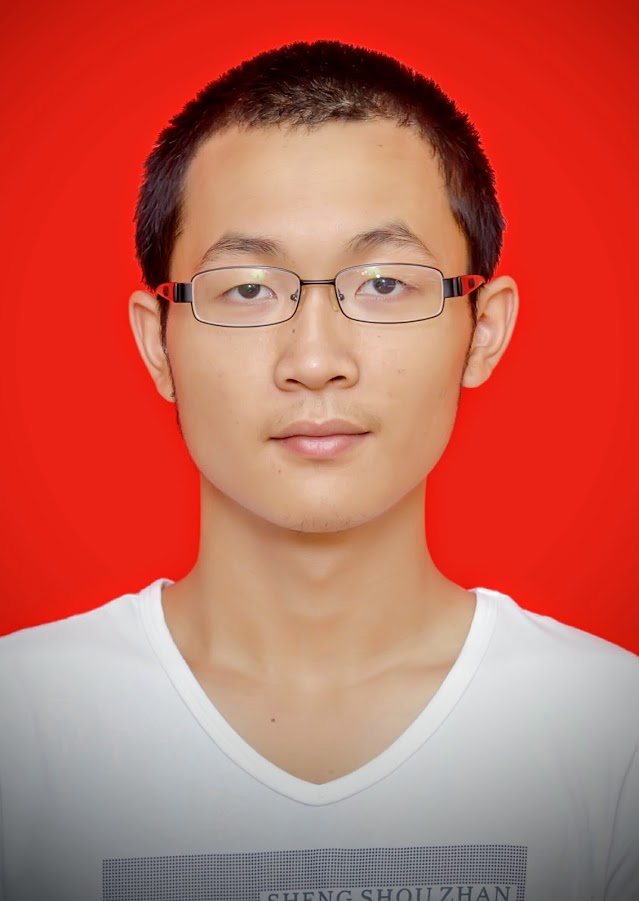
#> input picture playground/test4.jpg, 639 x 901 px
$ python iamgeTraslate.py
#> lines starting #> are read from the running program, lines starting #| are printed output that depends on the picture
import sys, random, argparse
import math
import numpy
from PIL import Image

def getAverageL(image):
    im =numpy.array(image)
    w,h = im.shape
    return numpy.average(im.reshape(w*h))

def convertImageToAscii(filename, col, scale):
#> called with filename = 'test4.jpg', col = 100, scale = 0.43
    image = Image.open(filename).convert('L')
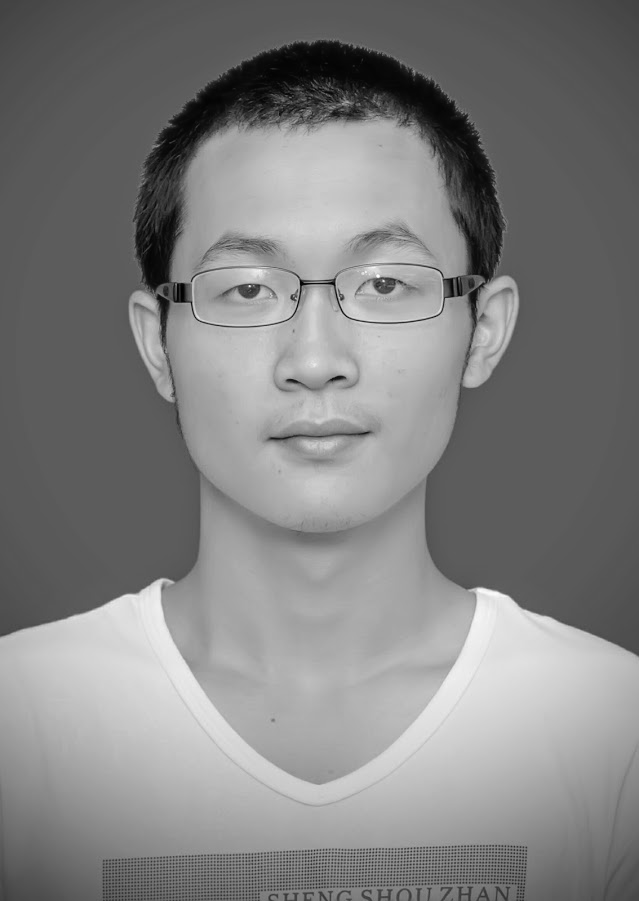
#> image: PIL image 639x901 L; min 1, max 253, mean 128.8
    W = image.size[0]
#> W = 639
    H = image.size[1]
#> H = 901
    w = W / col
#> w = 6.39
    h = w / scale
#> h = 14.86
    rows = int(H / h)
#> rows = 60

    aimg = []

    for j in range(rows):
        y1 = int(j * h)
        y2 = int((j + 1) * h)
        if j == rows - 1:
            y2 = H

        aimg.append("")
        for i in range(col):
            x1 = int(i * w)
            x2 = int((i + 1) * w)
            if i == col - 1:
                x2 = W

            img = image.crop((x1, y1, x2, y2))
            avg = int(getAverageL(img))
            gsval = gscale[int((avg*9)/255)]
            aimg[j] = aimg[j] + gsval
    return aimg


gscale = "$@B%8&WM#*oahkbdpqwmZO0QLCJUYXzcvunxrjft/\|()1{}[]?-_+~<>i!lI;:,\"^`'. "
col = 100
scale = 0.43

image = convertImageToAscii('test4.jpg', col, scale)

for row in image:
    print(row)
#> this loop made 60 passes
#| BBBBBBBBBBBBBBBBBBBBBBBBBBB%%%%%%%%%%%%%%%%%%%%%%%%%%%%%%%%%%%%%%%%%%%%%%%BBBBBBBBBBBBBBBBBBBBBBBBBB
#| BBBBBBBBBBBBBBBBBBBBBB%%%%%%%%%%%%%%%%%%%%%%%%%%%%%%%%%%%%%%%%%%%%%%%%%%%%%%%%BBBBBBBBBBBBBBBBBBBBBB
#| BBBBBBBBBBBBBBBBBB%%%%%%%%%%%%%%%%%%%%%%%%%%%%%%%%BBB%%%%%%%%%%%%%%%%%%%%%%%%%%%%%BBBBBBBBBBBBBBBBBB
#| BBBBBBBBBBBBBBB%%%%%%%%%%%%%%%%%%%%%%%%%BB@@@$$$$$$$$$$@@@BBB%%%%%%%%%%%%%%%%%%%%%%%%BBBBBBBBBBBBBBB
#| BBBBBBBBBBBB%%%%%%%%%%%%%%%%%%%%%%%%BB@$$$$$$$$$$$$$$$$$$$$$$$@B%%%%%%%%%%%%%%%%%%%%%%%%BBBBBBBBBBBB
#| BBBBBBBBB%%%%%%%%%%%%%%%%%%%%%%%BB@$$$$$$$$$$$$$$@@@$$$$$$$$$$$$$$@BB%%%%%%%%%%%%%%%%%%%%%%BBBBBBBBB
#| BBBBBBB%%%%%%%%%%%%%%%%%%%%%%%B@$$$$$$$$$$@@@@@B@@@@@BB@@@@@@@$$$$$$$@B%%%%%%%%%%%%%%%%%%%%%%BBBBBBB
#| BBBBB%%%%%%%%%%%%%%%%%%%%%%%B$$$$$$@@@@@@@BBB@BBBBB%BBB@B%%%%%B@@@$$$$$@B%%%%%%%%%%%%%%%%%%%%%%BBBBB
#> (further printed lines are left out)
pass

$ run again, with playground/test2.jpg copied over playground/test4.jpg
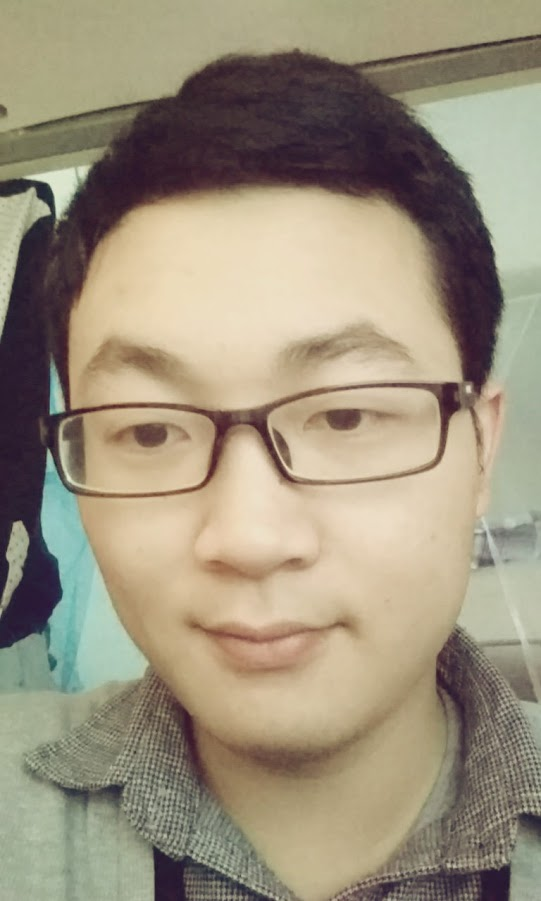
#> input picture playground/test2.jpg, 541 x 901 px
#> in convertImageToAscii, `image = Image.open(filename).convert('L')`:
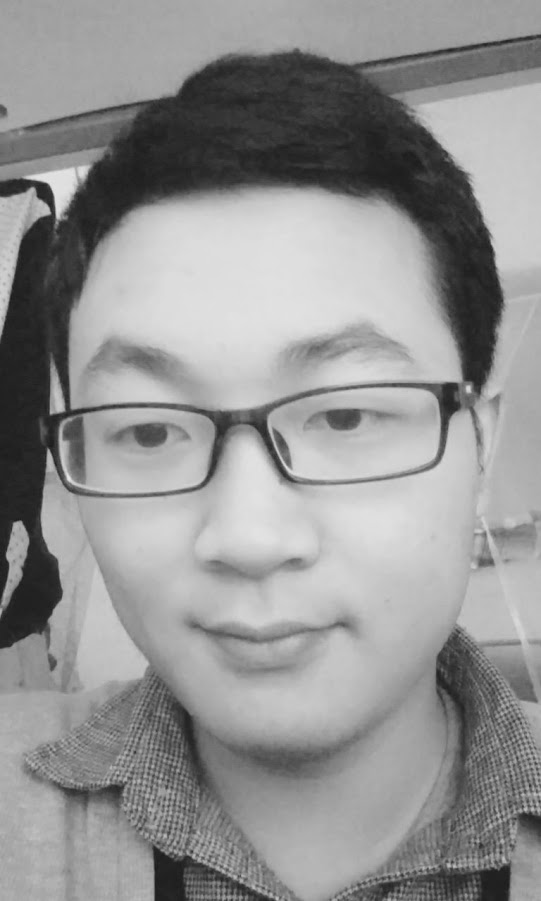
#> image: PIL image 541x901 L; min 27, max 229, mean 146.8
#> the loop `for row in image:` made 71 passes
#| &&&&&&&&&&&&&&&&&&&&&&&&&&&&&&&&&&&&&&&&WWWWWWWWWWWWW&&&&&&&&&&&&&&&&&&&&&&&&&&&&&&&&&&&&&&&&&&&&&&&
#| &&&&&&&&&&&&&&&&&&&&&&&&&&&&&&&&&&&&&&&W&WWWWWW&W&&&&&&&&&&&&&&&&&&&&&&&&&&&&&&&&&&&&&&&&&&&&&&&&&&&
#| &&&&&&&&&&&&&&&&&&&&&&&&&&&&&&&&&&&&&&&&&&&&&&&&WWW&&&&&&&&&&&&&&&&&&&&&&&&&&&&&&&&&&&&&&&&&&&&&&&&8
#| &&&&&&&&&&&&&&&&&&&&&&&&&&&&&&&&&&&&&&&&&&&&&&&&&&&&&&&&&&&&&&&&&&&&&&&&&&&&&&&&&&&888888%%%%%%%%%%%
#| &&&&&&&&&&&&&&&&&&&&&&&&&&&&&&&&W&&&&&&&88%%%%%%%%%%BBBB%%%88&&&&&&&&&8888%%%%%%%%%%%%%%%%%%%%%%%%%%
#> (further printed lines are left out)
